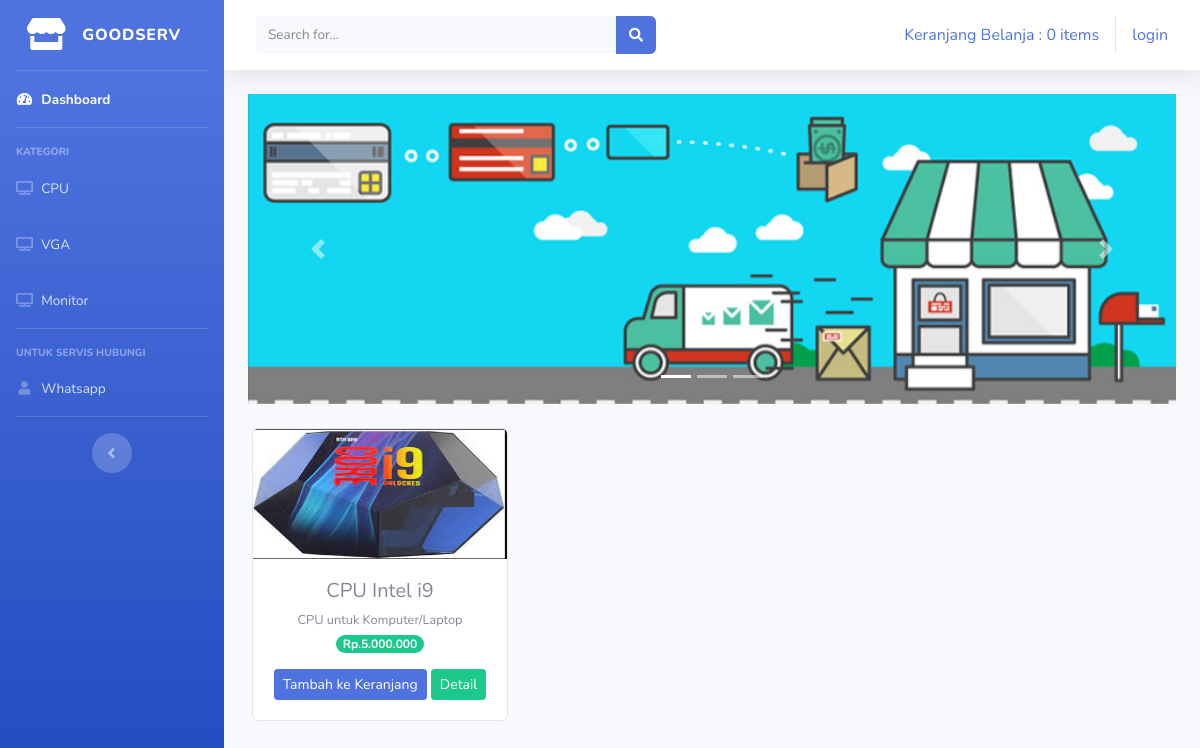
The page /codeigniter/index.php/kategori/cpu on the database its author committed.
### tables this page shows
CREATE TABLE `tb_barang` (
  `id_brg` int(11) NOT NULL,
  `nama_brg` varchar(120) NOT NULL,
  `keterangan` varchar(225) NOT NULL,
  `kategori` varchar(60) NOT NULL,
  `harga` int(11) NOT NULL,
  `stok` int(4) NOT NULL,
  `gambar` text NOT NULL
);

### codeigniter/application/controllers/kategori.php (called while the page is built, shortened)
<?php
    class Kategori extends CI_Controller{
        public function cpu(){
            $data['cpu'] = $this->model_kategori->data_cpu()->result();
            $this->load->view('templates/header');
            $this->load->view('templates/sidebar');
            $this->load->view('cpu', $data);
            $this->load->view('templates/footer');
        }
    }
?>

### codeigniter/index.php (called while the page is built, shortened)
<?php
require_once BASEPATH.'core/CodeIgniter.php';

### codeigniter/application/models/model_kategori.php (called while the page is built, shortened)
<?php
    class Model_kategori extends CI_Model{
        public function data_cpu(){
            return $this->db->get_where('tb_barang', array('kategori' => 'cpu'));
        }
    }
?>

### codeigniter/application/views/cpu.php (the view, shortened to what this page needs)
<div class="container-fluid">
    <div id="carouselExampleIndicators" class="carousel slide" data-ride="carousel">
        <ol class="carousel-indicators">
            <li data-target="#carouselExampleIndicators" data-slide-to="0" class="active"></li>
            <li data-target="#carouselExampleIndicators" data-slide-to="1"></li>
            <li data-target="#carouselExampleIndicators" data-slide-to="2"></li>
        </ol>
        <div class="carousel-inner">
            <div class="carousel-item active">
                <img src="<?php echo base_url('assets/img/slider1.jpg') ?>" class="d-block w-100" alt="...">
            </div>
        </div>
        <a class="carousel-control-prev" href="#carouselExampleIndicators" role="button" data-slide="prev">
            <span class="carousel-control-prev-icon" aria-hidden="true"></span>
        </a>
        <a class="carousel-control-next" href="#carouselExampleIndicators" role="button" data-slide="next">
            <span class="carousel-control-next-icon" aria-hidden="true"></span>
        </a>
    </div>
    <div class="row text-center mt-4">
        <?php foreach($cpu as $brg) : ?>
            <div class="card ml-3 mb-3" style="width: 16rem;">
                <img src="<?php echo base_url().'uploads/'.$brg->gambar ?>" class="card-img-top" alt="..." height="130px" width="95px">
                <div class="card-body">
                    <h5 class="card-title mb-1"><?php echo $brg->nama_brg ?></h5>
                    <small><?php echo $brg->keterangan ?></small><br>
                    <span class="badge badge-pill badge-success mb-3">Rp.<?php echo number_format($brg->harga, 0, ',', '.') ?></span>
                    <?php echo anchor('dashboard/tambah_ke_keranjang/'.$brg->id_brg, '<div class="btn btn-sm btn-primary">Tambah ke Keranjang</div>') ?>
                    <?php echo anchor('dashboard/detail/'.$brg->id_brg, '<div class="btn btn-sm btn-success">Detail</div>') ?>
                </div>
            </div>
        <?php endforeach; ?>
    </div>
</div>

### rows shown on the page
tb_barang: gambar (picture), nama_brg "CPU Intel i9", keterangan "CPU untuk Komputer/Laptop", harga "5.000.000", id_brg "Tambah ke Keranjang", id_brg "Detail"

### other values the page prints
anchor('dashboard/detail_keranjang', $keranjang) "Keranjang Belanja : 0 items"
anchor('auth/login', 'login') "login"
